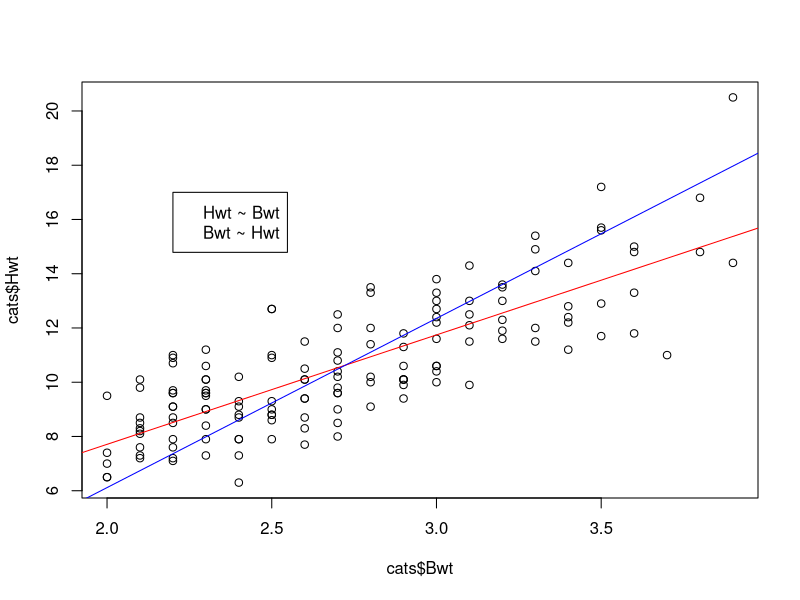
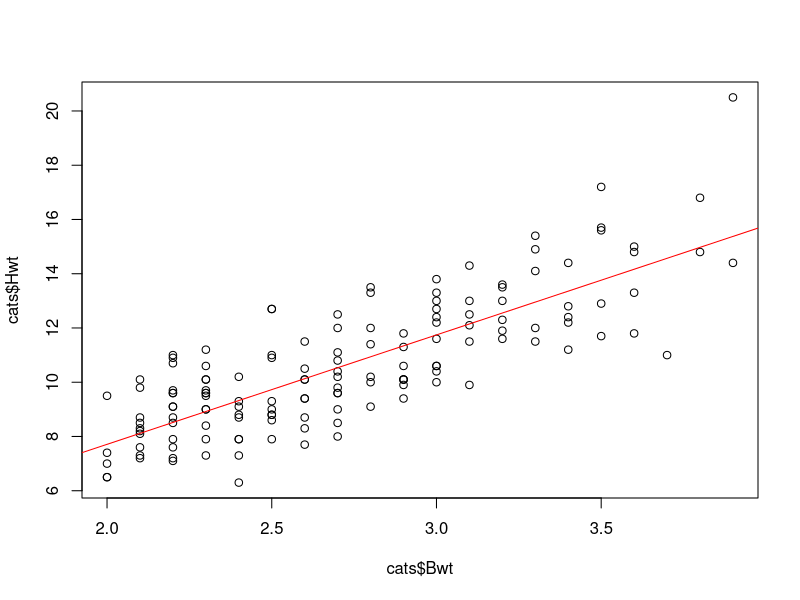
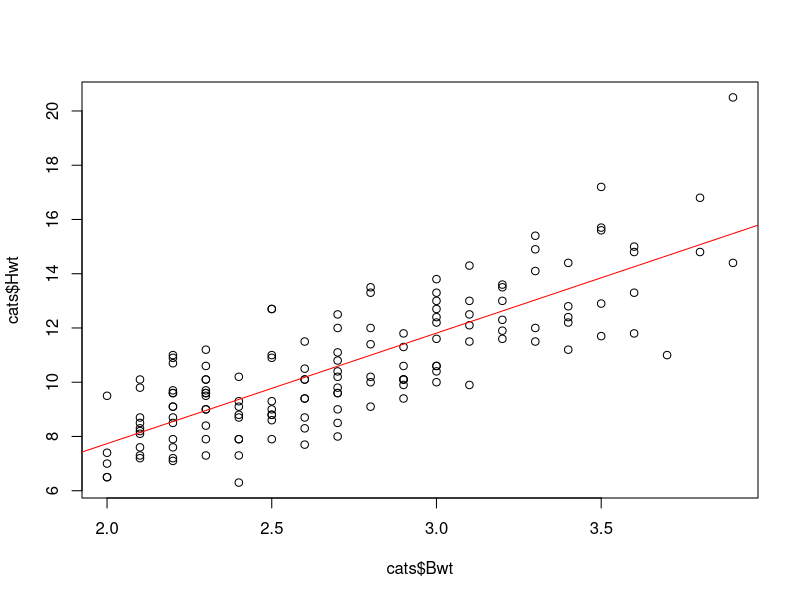
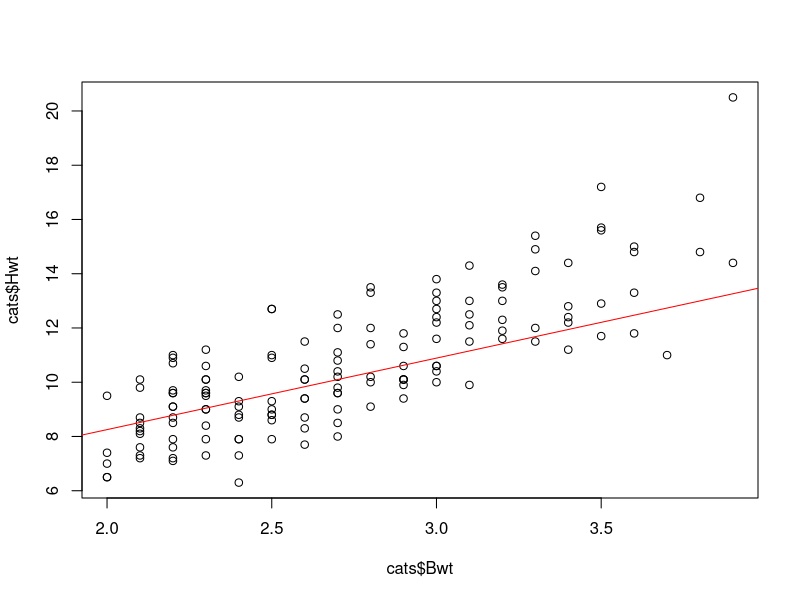
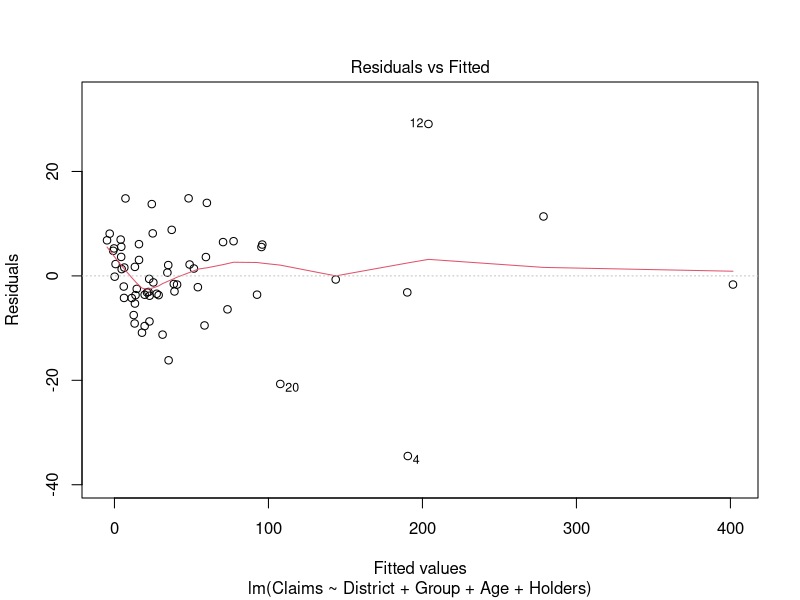
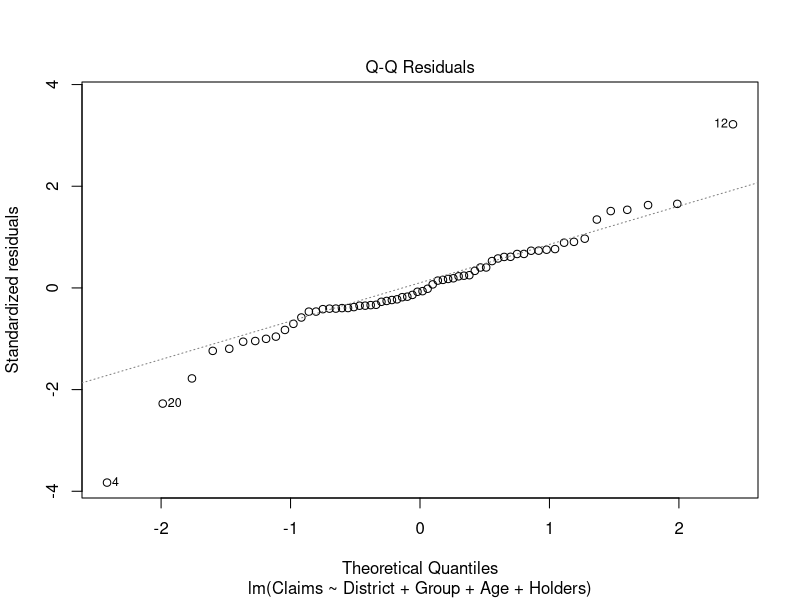
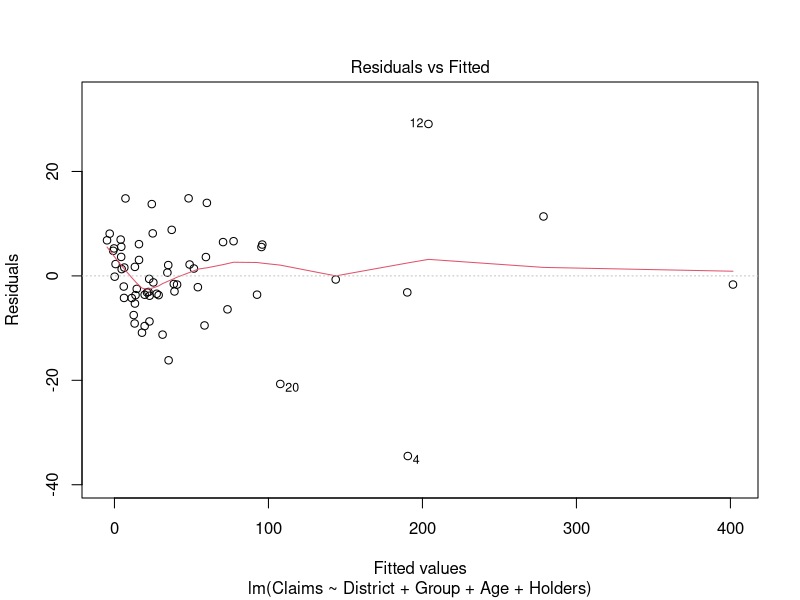
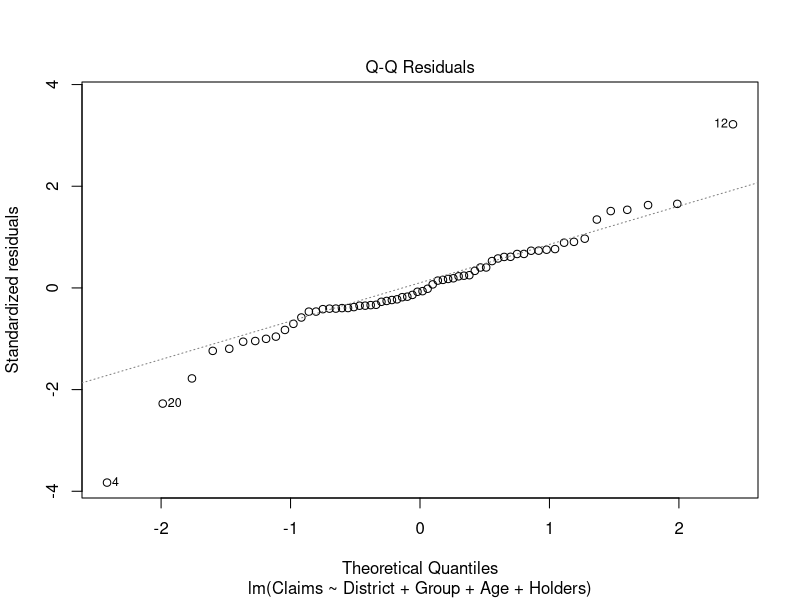

Here is the R script that generated these plots, in order:
## ---- chunk 1
knitr::opts_chunk$set(echo=T, eval=T, tidy=T)
tidy.opts=list(width.cutoff=40)
## ---- chunk 2
suppressPackageStartupMessages(library(MASS))
## ---- chunk 3
n = 144
## ---- chunk 4
lm1 <-lm(cats$Hwt ~ cats$Bwt)
b0 <- summary(lm1)$coefficients[1,1]
b1 <- summary(lm1)$coefficients[2,1]
## ---- chunk 5
lm2 <- lm(cats$Bwt ~ cats$Hwt)
b0p <- summary(lm2)$coefficients[1,1]
b1p <- summary(lm2)$coefficients[2,1]
## ---- chunk 6
plot(cats$Bwt, cats$Hwt)
abline(b0, b1, col="red")
abline(-b0p/b1p,1/b1p, col="blue")
legend(2.2,17, legend=c("Hwt ~ Bwt", "Bwt ~ Hwt"), col=c("red", "blue"))
## ---- chunk 7
M1 <- lm(Hwt~Bwt, cats)
plot(cats$Bwt, cats$Hwt)
abline(M1, col="red")

M2 <- lm(Hwt~Bwt+Sex, cats)
plot(cats$Bwt, cats$Hwt)
abline(M2, col="red")

M3 <- lm(Hwt~Bwt*Sex, cats)
plot(cats$Bwt, cats$Hwt)
abline(M3, col="red")
## ---- chunk 8
anova(M1, M2)
## ---- chunk 9
#Insurance
n = 64
## ---- chunk 10
Claims.lm <- lm(Claims~District+Group+Age+Holders, Insurance)
Claims.lm
## ---- chunk 11
plot(Claims.lm, which=c(1,2))
## ---- chunk 12
Claims <- log(Insurance$Claims)
Claims.lm <- lm(Claims~District+Group+Age+Holders, Insurance)
plot(Claims.lm, which=c(1,2))
## ---- chunk 13
Claims <- log(Insurance$Claims + 1)
Claims.lm <- lm(Claims~District+Group+Age+Holders, Insurance)
plot(Claims.lm, which=c(1,2))
## ---- chunk 14
Claims <- log(Insurance$Claims + 10)
Claims.lm <- lm(Claims~District+Group+Age+Holders, Insurance)
plot(Claims.lm, which=c(1,2))
## ---- chunk 15
themodel <- lm(log(Claims+10) ~ ., data=Insurance)
full.formula <- formula(terms(themodel))

combs <- c(full.formula, update(full.formula, ~ . -Group), update(full.formula, ~ . -Holders), update(full.formula, ~ . -District), update(full.formula, ~ . -Age), update(full.formula, ~ . -Group-Age), update(full.formula, ~ . -Group-Holders), update(full.formula, ~ . -Group-District), update(full.formula, ~ . -Age-Holders), update(full.formula, ~ . -Age-District), update(full.formula, ~ . -Holders-District), update(full.formula, ~ . -Group-Age-Holders), update(full.formula, ~ . -Group-Age-District), update(full.formula, ~ . -Group-Holders-District), update(full.formula, ~ . -Age-Holders-District), update(full.formula, ~ . -Group-Age-Holders-District))

Rsq <- list()
for (i in combs){
  x <- summary(lm(i, data=Insurance))$adj.r.squared
  Rsq <- c(Rsq, x)
  
}
max_rsq <- max(sapply(Rsq,max))
max_rsq
index <- match(max_rsq, Rsq)
print(combs[index])
## ---- chunk 16
xMat <- matrix(nrow = nrow(cats), ncol=4)
xMat[,1] <- rep(1,nrow(xMat))
xMat[,2] <- cats$Bwt
xMat[,3] <- sapply(cats$Sex == 'M', as.numeric)
xMat[,4] <- cats$Bwt*xMat[,3]

a <- function(x){return(matrix(c(0,0,1,x), nrow=4, ncol=1))}

sigN <- function(x){return(sqrt(MSE*t(a(x))%*%solve(t(xMat)%*%xMat)%*%a(x)))}
MSE <- sum((M3$residuals)^2)/(nrow(cats)-4)

tStat <- function(x){
  (coef(M3)[[3]] + coef(M3)[[4]]*x) / sigN(x)
}

x <- seq(0,5,by=0.1)

v <- c()
counter <- 1
for (i in x) {
  v[counter] <- tStat(i)
  counter <- counter+1
}

plot(x,v, main = 'Observed t-statistics', ylab="t-statistic")
## ---- chunk 17
tStat(3.5)
2*(1-pt(tStat(3.5),97+47-2))
## ---- chunk 18
boolList <- abs(v) > sqrt(qchisq(.9, 4))

sum(boolList)/length(v)
